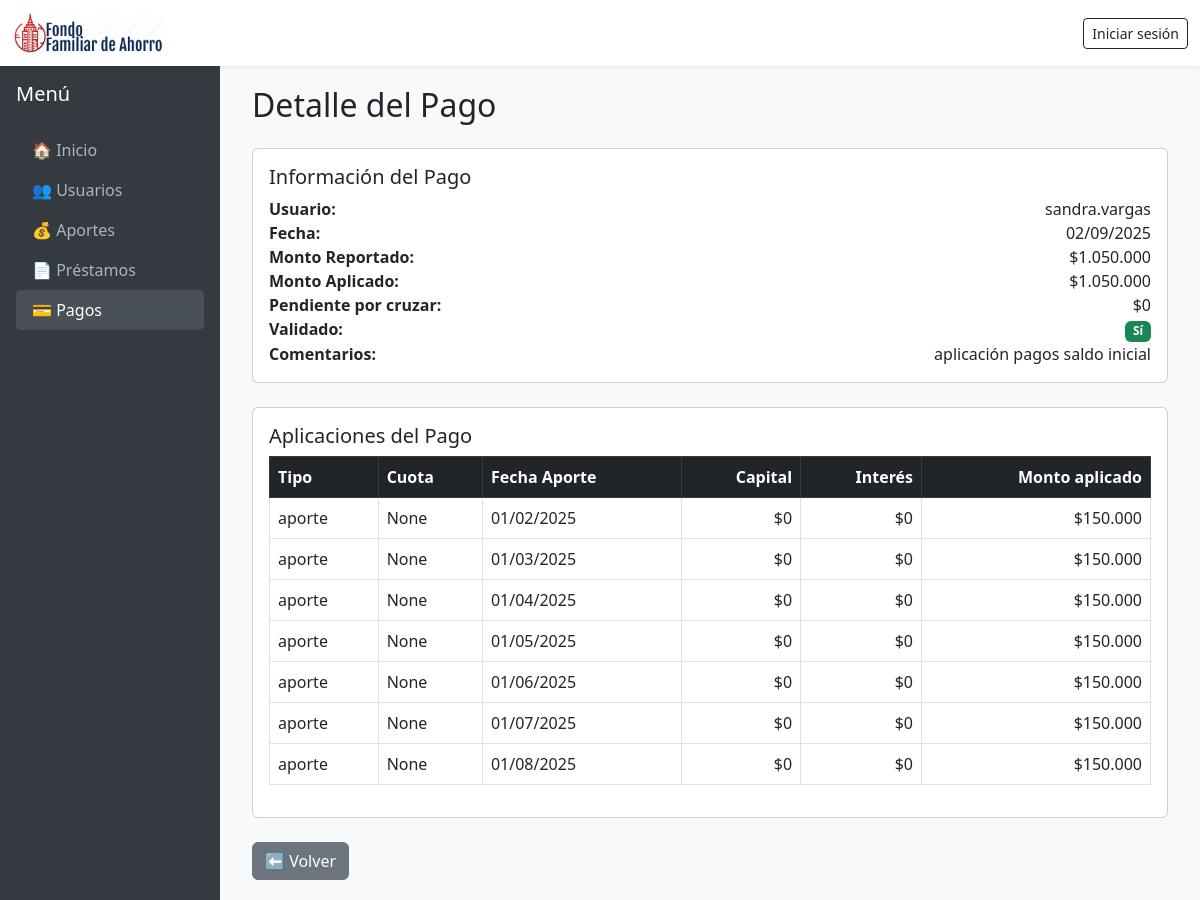
The page /dashboard/pagos/2/ on the database its author committed.
### fonar/models.py (models this page shows, shortened)
class Pago(models.Model):
    usuario = models.ForeignKey(Usuario, on_delete=models.CASCADE)
    monto_reportado = models.DecimalField(max_digits=12, decimal_places=2)
    soporte = models.FileField(upload_to="pagos/soportes/", blank=True, null=True)
    fecha = models.DateTimeField(default=timezone.now)
    validado = models.BooleanField(default=False)
    comentarios = models.TextField(blank=True, null=True)
    @property
    def total_aplicado(self):
        return self.aplicaciones.aggregate(
            total=Sum("monto_aplicado")
        )["total"] or Decimal("0")
    @property
    def faltante(self):
        return (self.monto_reportado or Decimal("0")) - self.total_aplicado

class Usuario(AbstractUser):
    is_admin = models.BooleanField(default=False)
    TIPO_CHOICES = [
        ("asociado", "Asociado"),
        ("tercero", "Tercero"),
    ]
    tipo_usuario = models.CharField(max_length=20, choices=TIPO_CHOICES, default="asociado")
    def __str__(self):
        return self.username

class PagoAplicacion(models.Model):
    TIPO_CHOICES = [
        ("aporte", "Aporte"),
        ("prestamo", "Préstamo"),
    ]
    pago = models.ForeignKey("Pago", on_delete=models.CASCADE, related_name="aplicaciones")
    tipo = models.CharField(max_length=20, choices=TIPO_CHOICES)
    prestamo = models.ForeignKey("Prestamo", on_delete=models.SET_NULL, null=True, blank=True)
    cuota = models.ForeignKey("CuotaPrestamo", on_delete=models.SET_NULL, null=True, blank=True)
    aporte = models.ForeignKey("Aporte", on_delete=models.SET_NULL, null=True, blank=True, related_name="aplicaciones")
    fecha_aporte = models.DateField(null=True, blank=True)
    capital = models.DecimalField(max_digits=12, decimal_places=2, default=0)
    interes = models.DecimalField(max_digits=12, decimal_places=2, default=0)
    monto_aplicado = models.DecimalField(max_digits=12, decimal_places=2, default=0)

### dashboard/views/pago_views.py (the view, shortened to what this page needs)
# urls.py: path("pagos/<int:pk>/", pago_views.PagoDetailView.as_view(), name="pagos-detail"),
class PagoDetailView(DetailView):
    model = Pago
    template_name = "dashboard/pagos/detail.html"
    context_object_name = "pago"
    def get_context_data(self, **kwargs):
        context = super().get_context_data(**kwargs)
        if self.request.POST:
            context["formset"] = ValidatingPagoAplicacionFormSet(self.request.POST, instance=self.object)
        else:
            context["formset"] = ValidatingPagoAplicacionFormSet(instance=self.object)
        return context

### fonar/templatetags/formato_monedas.py (called while the page is built)
@register.filter
def moneda(value):
    try:
        value = int(value)  # quitar decimales
        return "${:,.0f}".format(value).replace(",", ".")
    except (ValueError, TypeError):
        return value

### dashboard/templates/dashboard/pagos/detail.html (shortened to what this page needs)
{% extends "dashboard/base.html" %}
{% load formato_monedas %}
{% block content %}
<div class="container">
    <h2 class="mb-4">Detalle del Pago</h2>
    <div class="card mb-4">
        <div class="card-body">
            <h5 class="card-title">Información del Pago</h5>
            <div class="row">
                <div class="col-6"><strong>Usuario:</strong></div>
                <div class="col-6 text-end">{{ pago.usuario }}</div>
            </div>
            <div class="row">
                <div class="col-6"><strong>Fecha:</strong></div>
                <div class="col-6 text-end">{{ pago.fecha|date:"d/m/Y" }}</div>
            </div>
            <div class="row">
                <div class="col-6"><strong>Monto Reportado:</strong></div>
                <div class="col-6 text-end">{{ pago.monto_reportado|moneda }}</div>
            </div>
            <div class="row">
                <div class="col-6"><strong>Monto Aplicado:</strong></div>
                <div class="col-6 text-end">{{ pago.total_aplicado|moneda }}</div>
            </div>
            <div class="row">
                <div class="col-6"><strong>Pendiente por cruzar:</strong></div>
                <div class="col-6 text-end">
                    <span class="{% if pago.faltante > 0 %}text-danger fw-bold{% endif %}">
                        {{ pago.faltante|moneda }}
                    </span>
                </div>
            </div>
            <div class="row">
                <div class="col-6"><strong>Validado:</strong></div>
                <div class="col-6 text-end">
                    {% if pago.validado %}
                        <span class="badge bg-success">Sí</span>
                    {% else %}
                        <span class="badge bg-danger">No</span>
                    {% endif %}
                </div>
            </div>
            {% if pago.comentarios %}
            <div class="row">
                <div class="col-6"><strong>Comentarios:</strong></div>
                <div class="col-6 text-end">{{ pago.comentarios }}</div>
            </div>
            {% endif %}
        </div>
    </div>
    <div class="card mb-4">
        <div class="card-body">
            <h5 class="card-title">Aplicaciones del Pago</h5>
            <div class="table-responsive">
                <table class="table table-bordered align-middle">
                    <thead class="table-dark">
                        <tr>
                            <th>Tipo</th>
                            <th>Cuota</th>
                            <th>Fecha Aporte</th>
                            <th class="text-end">Capital</th>
                            <th class="text-end">Interés</th>
                            <th class="text-end">Monto aplicado</th>
                        </tr>
                    </thead>
                    <tbody>
                        {% for f in formset %}
                            {% if f.instance.monto_aplicado and f.instance.monto_aplicado != 0 %}
                                <tr>
                                    <td>{{ f.instance.tipo }}</td>
                                    <td>{{ f.instance.cuota }}</td>
                                    <td>{{ f.instance.fecha_aporte|date:"d/m/Y" }}</td>
                                    <td class="text-end">{{ f.instance.capital|moneda }}</td>
                                    <td class="text-end">{{ f.instance.interes|moneda }}</td>
                                    <td class="text-end">{{ f.instance.monto_aplicado|moneda }}</td>
                                </tr>
                            {% endif %}
                        {% empty %}
                            <tr>
                                <td colspan="6" class="text-center">No hay aplicaciones registradas</td>
                            </tr>
                        {% endfor %}
                    </tbody>
                </table>
            </div>
        </div>
    </div>
    <div class="d-flex gap-2">
        <a href="{% url 'dashboard:pagos-list' %}" class="btn btn-secondary">⬅️ Volver</a>
    </div>
</div>
{% endblock %}

### dashboard/templates/dashboard/base.html (style rules this page uses)
body { min-height: 100vh; display: flex; flex-direction: column; }

### rows shown on the page
Pago: usuario "sandra.vargas", fecha "02/09/2025", monto_reportado|moneda "$1.050.000", total_aplicado|moneda "$1.050.000", faltante|moneda "$0", comentarios "aplicación pagos saldo inicial"
PagoAplicacion: instance.tipo "aporte", instance.cuota "None", instance.fecha_aporte "01/02/2025", instance.capital|moneda "$0", instance.interes|moneda "$0", instance.monto_aplicado|moneda "$150.000"
PagoAplicacion: instance.tipo "aporte", instance.cuota "None", instance.fecha_aporte "01/03/2025", instance.capital|moneda "$0", instance.interes|moneda "$0", instance.monto_aplicado|moneda "$150.000"
PagoAplicacion: instance.tipo "aporte", instance.cuota "None", instance.fecha_aporte "01/04/2025", instance.capital|moneda "$0", instance.interes|moneda "$0", instance.monto_aplicado|moneda "$150.000"
PagoAplicacion: instance.tipo "aporte", instance.cuota "None", instance.fecha_aporte "01/05/2025", instance.capital|moneda "$0", instance.interes|moneda "$0", instance.monto_aplicado|moneda "$150.000"
PagoAplicacion: instance.tipo "aporte", instance.cuota "None", instance.fecha_aporte "01/06/2025", instance.capital|moneda "$0", instance.interes|moneda "$0", instance.monto_aplicado|moneda "$150.000"
PagoAplicacion: instance.tipo "aporte", instance.cuota "None", instance.fecha_aporte "01/07/2025", instance.capital|moneda "$0", instance.interes|moneda "$0", instance.monto_aplicado|moneda "$150.000"
PagoAplicacion: instance.tipo "aporte", instance.cuota "None", instance.fecha_aporte "01/08/2025", instance.capital|moneda "$0", instance.interes|moneda "$0", instance.monto_aplicado|moneda "$150.000"
